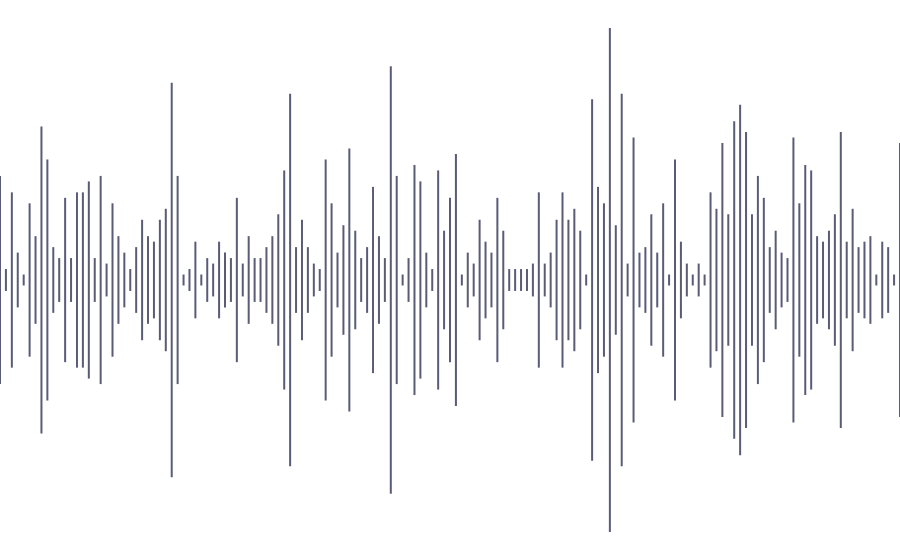

The notebook cell saved with this chart:
### Code cell
# Create a plotly figure

import plotly.graph_objects as go
fig = go.Figure()


# Add line segments from theoffice_data
for i, row in df1.iterrows():
    fig.add_trace(go.Scatter(
        x=[row['x_top'], row['x_bottom']],
        y=[row['y_top'], row['y_bottom']],
        mode='lines',
        line=dict(color='#595B77', width=2),  # You can use custom colors or a mapping here
        hoverinfo='text',
        hovertext=f"{row['character']}: {row['dialogue']}",
        showlegend=False
    ))

# Customize layout to match ggplot style
fig.update_layout(
    plot_bgcolor='white',
    xaxis=dict(showgrid=False, showticklabels=False),
    yaxis=dict(showgrid=False, showticklabels=False),
    margin=dict(l=0, r=0, t=0, b=0)
)

# Show the figure
fig.show()
